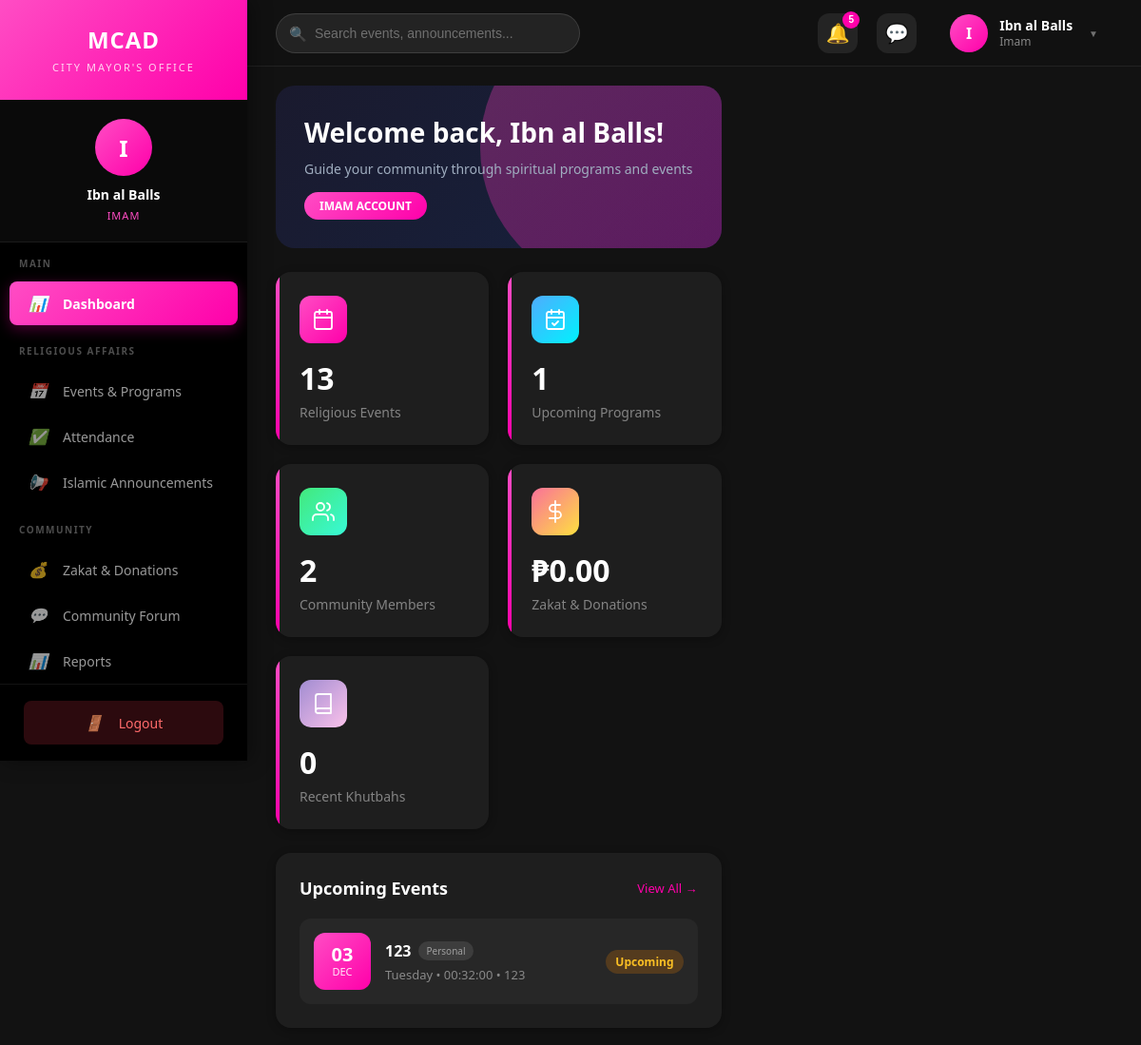
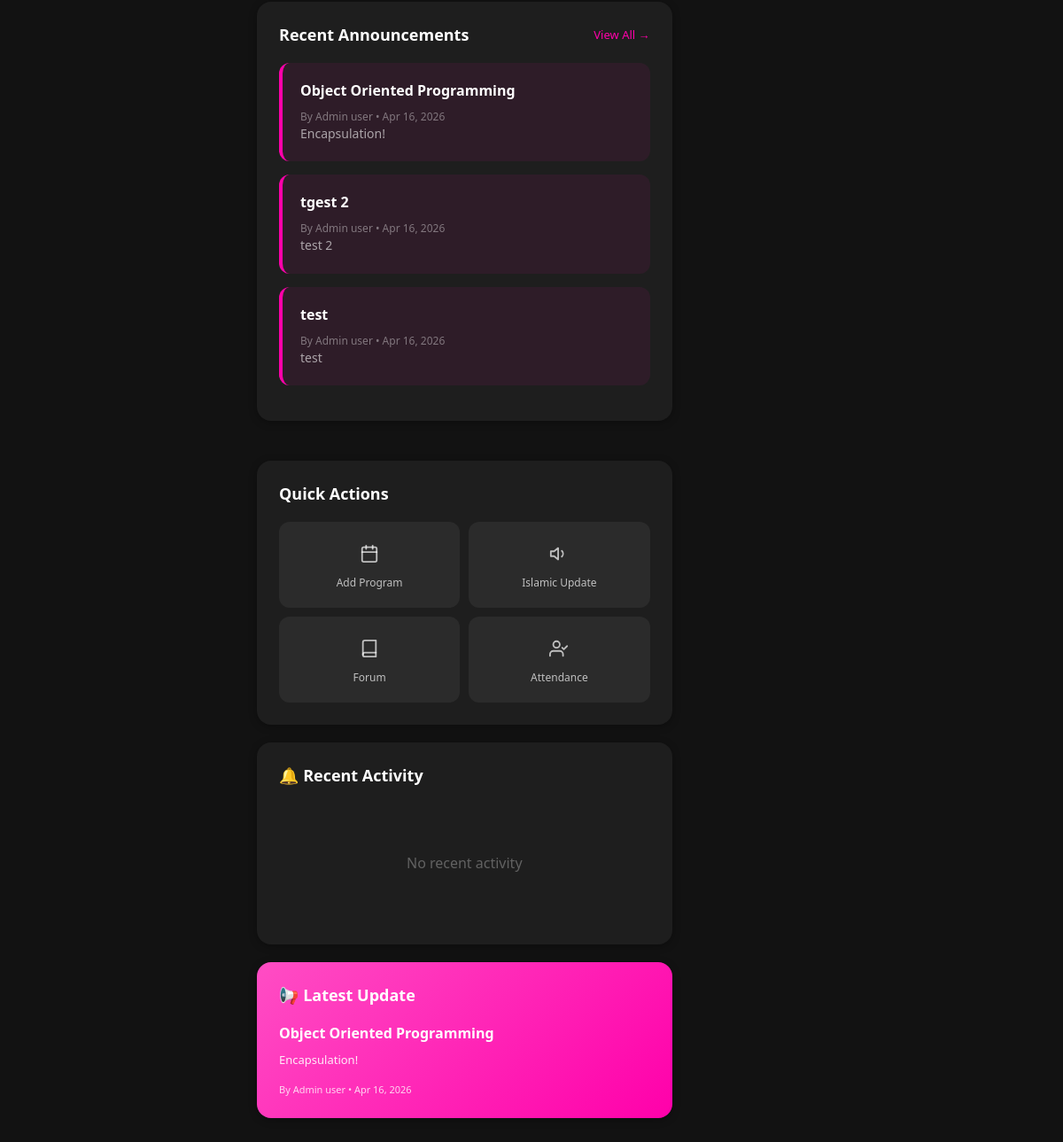
The page /pages/dashboard.php (signed in) on the database its author committed (2 pictures, top to bottom).
### tables this page shows
CREATE TABLE `users` (
  `id` int(11) NOT NULL,
  `name` varchar(100) NOT NULL,
  `email` varchar(100) NOT NULL,
  `password` varchar(255) NOT NULL,
  `role` enum('admin','imam','leader','viewer') NOT NULL DEFAULT 'viewer',
  `community_id` int(11) DEFAULT NULL
);

CREATE TABLE `events` (
  `id` int(11) NOT NULL,
  `title` varchar(255) NOT NULL,
  `description` text NOT NULL,
  `event_date` date NOT NULL,
  `event_time` time NOT NULL,
  `venue` varchar(255) NOT NULL,
  `status` enum('upcoming','completed','','') NOT NULL DEFAULT 'upcoming',
  `created_at` timestamp NOT NULL DEFAULT current_timestamp(),
  `user_id` int(11) DEFAULT NULL,
  `event_type` varchar(20) NOT NULL DEFAULT 'personal',
  `visibility` varchar(20) NOT NULL DEFAULT 'personal',
  `community_id` int(11) DEFAULT NULL
);

CREATE TABLE `announcements` (
  `id` int(11) NOT NULL,
  `title` varchar(255) NOT NULL,
  `message` text NOT NULL,
  `user_id` int(11) NOT NULL,
  `community_id` int(11) NOT NULL,
  `created_at` timestamp NOT NULL DEFAULT current_timestamp()
);

### pages/dashboard.php (the view, shortened to what the rows shown need)
<?php
include "../config/database.php";
$user_id = (int) $_SESSION['user_id'];
$name = $_SESSION['name'];
$role = $_SESSION['role'];
$res = $conn->query("SELECT community_id FROM users WHERE id = $user_id");
$user = $res->fetch_assoc();
$community_id = (int) ($user['community_id'] ?? 0);
$whereClause = "
(
    user_id = $user_id
    OR visibility = 'community'
    OR event_type = 'system'
)
AND (
    community_id = $community_id
    OR community_id IS NULL
)
";
if ($role == 'admin') {
    $totalEvents = $conn->query("SELECT COUNT(*) as total FROM events")->fetch_assoc()['total'];
    $upcomingEvents = $conn->query("SELECT COUNT(*) as total FROM events WHERE event_date >= CURDATE()")->fetch_assoc()['total'];
    $totalUsers = $conn->query("SELECT COUNT(*) as total FROM users")->fetch_assoc()['total'];
    $totalDonations = $conn->query("SELECT COALESCE(SUM(amount), 0) as total FROM donations WHERE donation_type = 'cash'")->fetch_assoc()['total'];
    $activeEvents = $conn->query("SELECT * FROM events WHERE event_date >= CURDATE() ORDER BY event_date ASC LIMIT 5");
    $totalCommunities = $conn->query("SELECT COUNT(*) as total FROM communities")->fetch_assoc()['total'];
    $pendingAnnouncements = $conn->query("SELECT COUNT(*) as total FROM announcements WHERE created_at >= DATE_SUB(NOW(), INTERVAL 7 DAY)")->fetch_assoc()['total'];
    $pendingAppointments = (int) $conn->query("SELECT COUNT(*) as total FROM appointments WHERE status='pending'")->fetch_assoc()['total'];
} elseif ($role == 'imam') {
    $totalEvents = $conn->query("SELECT COUNT(*) as total FROM events WHERE $whereClause OR event_type = 'system'")->fetch_assoc()['total'];
    $upcomingEvents = $conn->query("SELECT COUNT(*) as total FROM events WHERE ($whereClause OR event_type = 'system') AND event_date >= CURDATE()")->fetch_assoc()['total'];
    $communityMembers = $conn->query("SELECT COUNT(*) as total FROM users WHERE community_id = $community_id OR community_id IS NULL")->fetch_assoc()['total'];
    $totalDonations = $conn->query("SELECT COALESCE(SUM(amount), 0) as total FROM donations WHERE community_id = $community_id OR community_id IS NULL")->fetch_assoc()['total'];
    $activeEvents = $conn->query("SELECT * FROM events WHERE ($whereClause OR event_type = 'system') AND event_date >= CURDATE() ORDER BY event_date ASC LIMIT 5");
    $khutbahCount = $conn->query("SELECT COUNT(*) as total FROM events WHERE title LIKE '%khutbah%' OR title LIKE '%juma%' AND event_date >= DATE_SUB(NOW(), INTERVAL 30 DAY)")->fetch_assoc()['total'];
}
if ($role == 'admin') {
    $latestAnnouncement = $conn->query("SELECT a.*, u.name FROM announcements a LEFT JOIN users u ON a.user_id = u.id ORDER BY a.created_at DESC LIMIT 1");
    $recentAnnouncements = $conn->query("SELECT a.*, u.name FROM announcements a LEFT JOIN users u ON a.user_id = u.id ORDER BY a.created_at DESC LIMIT 3");
} else {
    $latestAnnouncement = $conn->query("SELECT a.*, u.name FROM announcements a LEFT JOIN users u ON a.user_id = u.id WHERE a.community_id = $community_id OR a.community_id = 0 ORDER BY a.created_at DESC LIMIT 1");
    $recentAnnouncements = $conn->query("SELECT a.*, u.name FROM announcements a LEFT JOIN users u ON a.user_id = u.id WHERE a.community_id = $community_id OR a.community_id = 0 ORDER BY a.created_at DESC LIMIT 3");
}
include "../includes/header.php";
include "../includes/sidebar.php";
?>
<div class="dashboard-container">
    <div class="welcome-section">
        <div class="welcome-content">
            <h1 class="welcome-title">Welcome back, <?= htmlspecialchars($name) ?>!</h1>
        </div>
    </div>
    <div class="stats-grid">
        <?php if ($role == 'admin'): ?>
            <div class="stat-card">
                <div class="stat-icon pink"><svg width="24" height="24" viewBox="0 0 24 24" fill="none" stroke="white" stroke-width="1.8" stroke-linecap="round" stroke-linejoin="round"><rect x="3" y="4" width="18" height="18" rx="2"/><line x1="16" y1="2" x2="16" y2="6"/><line x1="8" y1="2" x2="8" y2="6"/><line x1="3" y1="10" x2="21" y2="10"/></svg></div>
                <h3 class="stat-value"><?= $totalEvents ?></h3>
                <p class="stat-label">Total Events</p>
            </div>
            <div class="stat-card">
                <div class="stat-icon blue"><svg width="24" height="24" viewBox="0 0 24 24" fill="none" stroke="white" stroke-width="1.8" stroke-linecap="round" stroke-linejoin="round"><rect x="3" y="4" width="18" height="18" rx="2"/><line x1="16" y1="2" x2="16" y2="6"/><line x1="8" y1="2" x2="8" y2="6"/><line x1="3" y1="10" x2="21" y2="10"/><polyline points="9 16 11 18 15 14"/></svg></div>
                <h3 class="stat-value"><?= $upcomingEvents ?></h3>
                <p class="stat-label">Upcoming Events</p>
            </div>
            <div class="stat-card">
                <div class="stat-icon green"><svg width="24" height="24" viewBox="0 0 24 24" fill="none" stroke="white" stroke-width="1.8" stroke-linecap="round" stroke-linejoin="round"><path d="M17 21v-2a4 4 0 0 0-4-4H5a4 4 0 0 0-4 4v2"/><circle cx="9" cy="7" r="4"/><path d="M23 21v-2a4 4 0 0 0-3-3.87"/><path d="M16 3.13a4 4 0 0 1 0 7.75"/></svg></div>
                <h3 class="stat-value"><?= $totalUsers ?></h3>
                <p class="stat-label">Total Users</p>
            </div>
            <div class="stat-card">
                <div class="stat-icon orange"><svg width="24" height="24" viewBox="0 0 24 24" fill="none" stroke="white" stroke-width="1.8" stroke-linecap="round" stroke-linejoin="round"><rect x="2" y="7" width="20" height="14" rx="2"/><path d="M16 21V5a2 2 0 0 0-2-2h-4a2 2 0 0 0-2 2v16"/></svg></div>
                <h3 class="stat-value"><?= $totalCommunities ?></h3>
                <p class="stat-label">Communities</p>
            </div>
            <div class="stat-card">
                <div class="stat-icon purple"><svg width="24" height="24" viewBox="0 0 24 24" fill="none" stroke="white" stroke-width="1.8" stroke-linecap="round" stroke-linejoin="round"><line x1="12" y1="1" x2="12" y2="23"/><path d="M17 5H9.5a3.5 3.5 0 0 0 0 7h5a3.5 3.5 0 0 1 0 7H6"/></svg></div>
                <h3 class="stat-value">₱<?= number_format($totalDonations, 2) ?></h3>
                <p class="stat-label">Total Donations</p>
            </div>
            <div class="stat-card">
                <div class="stat-icon red"><svg width="24" height="24" viewBox="0 0 24 24" fill="none" stroke="white" stroke-width="1.8" stroke-linecap="round" stroke-linejoin="round"><polygon points="11 5 6 9 2 9 2 15 6 15 11 19 11 5"/><path d="M15.54 8.46a5 5 0 0 1 0 7.07"/></svg></div>
                <h3 class="stat-value"><?= $pendingAnnouncements ?></h3>
                <p class="stat-label">Recent Announcements</p>
            </div>
            <div class="stat-card" style="cursor:pointer;" onclick="location.href='appointments.php?status=pending'">
                <div class="stat-icon pink"><svg width="24" height="24" viewBox="0 0 24 24" fill="none" stroke="white" stroke-width="1.8" stroke-linecap="round" stroke-linejoin="round"><path d="M16 4h2a2 2 0 0 1 2 2v14a2 2 0 0 1-2 2H6a2 2 0 0 1-2-2V6a2 2 0 0 1 2-2h2"/><rect x="8" y="2" width="8" height="4" rx="1"/><line x1="9" y1="12" x2="15" y2="12"/><line x1="9" y1="16" x2="13" y2="16"/></svg></div>
                <h3 class="stat-value" style="color:<?= $pendingAppointments > 0 ? '#ff00aa' : '#fff' ?>">
                    <?= $pendingAppointments ?>
                </h3>
                <p class="stat-label">Pending Appointments</p>
            </div>
        <?php elseif ($role == 'imam'): ?>
            <div class="stat-card">
                <div class="stat-icon pink"><svg width="24" height="24" viewBox="0 0 24 24" fill="none" stroke="white" stroke-width="1.8" stroke-linecap="round" stroke-linejoin="round"><rect x="3" y="4" width="18" height="18" rx="2"/><line x1="16" y1="2" x2="16" y2="6"/><line x1="8" y1="2" x2="8" y2="6"/><line x1="3" y1="10" x2="21" y2="10"/></svg></div>
                <h3 class="stat-value"><?= $totalEvents ?></h3>
                <p class="stat-label">Religious Events</p>
            </div>
            <div class="stat-card">
                <div class="stat-icon blue"></div>
                <h3 class="stat-value"><?= $upcomingEvents ?></h3>
                <p class="stat-label">Upcoming Programs</p>
            </div>
            <div class="stat-card">
                <div class="stat-icon green"><svg width="24" height="24" viewBox="0 0 24 24" fill="none" stroke="white" stroke-width="1.8" stroke-linecap="round" stroke-linejoin="round"><path d="M17 21v-2a4 4 0 0 0-4-4H5a4 4 0 0 0-4 4v2"/><circle cx="9" cy="7" r="4"/><path d="M23 21v-2a4 4 0 0 0-3-3.87"/><path d="M16 3.13a4 4 0 0 1 0 7.75"/></svg></div>
                <h3 class="stat-value"><?= $communityMembers ?></h3>
                <p class="stat-label">Community Members</p>
            </div>
            <div class="stat-card">
                <div class="stat-icon orange"><svg width="24" height="24" viewBox="0 0 24 24" fill="none" stroke="white" stroke-width="1.8" stroke-linecap="round" stroke-linejoin="round"><line x1="12" y1="1" x2="12" y2="23"/><path d="M17 5H9.5a3.5 3.5 0 0 0 0 7h5a3.5 3.5 0 0 1 0 7H6"/></svg></div>
                <h3 class="stat-value">₱<?= number_format($totalDonations, 2) ?></h3>
                <p class="stat-label">Zakat &amp; Donations</p>
            </div>
            <div class="stat-card">
                <div class="stat-icon purple"><svg width="24" height="24" viewBox="0 0 24 24" fill="none" stroke="white" stroke-width="1.8" stroke-linecap="round" stroke-linejoin="round"><path d="M4 19.5A2.5 2.5 0 0 1 6.5 17H20"/><path d="M6.5 2H20v20H6.5A2.5 2.5 0 0 1 4 19.5v-15A2.5 2.5 0 0 1 6.5 2z"/></svg></div>
                <h3 class="stat-value"><?= $khutbahCount ?></h3>
                <p class="stat-label">Recent Khutbahs</p>
            </div>
        <?php endif; ?>
    </div>
    <div class="dashboard-grid">
        <div class="left-column">
            <div class="section-card">
                <div class="event-list">
                    <?php if ($activeEvents && $activeEvents->num_rows > 0): ?>
                        <?php while($row = $activeEvents->fetch_assoc()):
                            $today = date("Y-m-d");
                            $eventDate = strtotime($row['event_date']);
                            if ($row['event_date'] < $today) {
                                $statusClass = "status-completed";
                                $statusText = "Completed";
                            } elseif ($row['event_date'] == $today) {
                                $statusClass = "status-today";
                                $statusText = "Today";
                            } else {
                                $statusClass = "status-upcoming";
                                $statusText = "Upcoming";
                            }
                            if ($row['event_type'] == 'system') {
                                $badgeClass = "badge-system";
                                $badgeText = "System";
                            } elseif ($row['visibility'] == 'community') {
                                $badgeClass = "badge-community";
                                $badgeText = "Community";
                            } else {
                                $badgeClass = "badge-personal";
                                $badgeText = "Personal";
                            }
                        ?>
                            <div class="event-item">
                                <div class="event-date">
                                    <span class="day"><?= date('d', $eventDate) ?></span>
                                    <span class="month"><?= date('M', $eventDate) ?></span>
                                </div>
                                <div class="event-info">
                                    <p class="event-title">
                                        <?= htmlspecialchars($row['title']) ?>
                                        <span class="event-badge <?= $badgeClass ?>"><?= $badgeText ?></span>
                                    </p>
                                    <p class="event-meta">
                                        <?= date('l', $eventDate) ?> • <?= $row['event_time'] ?> • <?= htmlspecialchars($row['venue']) ?>
                                    </p>
                                </div>
                                <span class="event-status <?= $statusClass ?>"><?= $statusText ?></span>
                            </div>
                        <?php endwhile; ?>
                    <?php else: ?>
                        <div class="empty-state">
                            <p>No upcoming events found.</p>
                        </div>
                    <?php endif; ?>
                </div>
            </div>
            <div class="section-card">
                <?php if ($recentAnnouncements && $recentAnnouncements->num_rows > 0): ?>
                    <?php while($a = $recentAnnouncements->fetch_assoc()): ?>
                        <div class="announcement-card">
                            <div class="announcement-header">
                                <h4 class="announcement-title"><?= htmlspecialchars($a['title']) ?></h4>
                            </div>
                            <p class="announcement-author">
                                By <?= htmlspecialchars($a['name'] ?? 'Unknown') ?> • <?= date("M d, Y", strtotime($a['created_at'])) ?>
                            </p>
                            <p class="announcement-content">
                                <?= nl2br(htmlspecialchars(substr($a['message'], 0, 150))) ?><?= strlen($a['message']) > 150 ? '...' : '' ?>
                            </p>
                        </div>
                    <?php endwhile; ?>
                <?php else: ?>
                    <div class="empty-state">
                        <p>No announcements yet.</p>
                    </div>
                <?php endif; ?>
            </div>
        </div>
        <div class="right-column">
            <?php if ($latestAnnouncement && $latestAnnouncement->num_rows > 0):
                $latest = $latestAnnouncement->fetch_assoc(); ?>
            <div class="section-card" style="background: linear-gradient(135deg, #ff4dc4 0%, #ff00aa 100%); color: white;">
                <div class="section-header">
                    <h3 class="section-title" style="color: white;">📢 Latest Update</h3>
                </div>
                <h4 style="margin: 0 0 10px 0; font-size: 16px;"><?= htmlspecialchars($latest['title']) ?></h4>
                <p style="margin: 0; font-size: 13px; opacity: 0.9; line-height: 1.5;">
                    <?= nl2br(htmlspecialchars(substr($latest['message'], 0, 100))) ?><?= strlen($latest['message']) > 100 ? '...' : '' ?>
                </p>
                <p style="margin: 15px 0 0 0; font-size: 11px; opacity: 0.8;">
                    By <?= htmlspecialchars($latest['name'] ?? 'Unknown') ?> • <?= date("M d, Y", strtotime($latest['created_at'])) ?>
                </p>
            </div>
            <?php endif; ?>
        </div>
    </div>
</div>
<?php include "../includes/footer.php"; ?>

### rows shown on the page
users: community "2"
events: event_date "03", event_date "DEC", title "123", badgeText "Personal", event_date "Tuesday", event_time "00:32:00", venue "123", event_date "Upcoming"
announcements: title "Object Oriented Programming", user.name "Admin user", created_at "Apr 16, 2026", message "Encapsulation!"
announcements: title "tgest 2", user.name "Admin user", created_at "Apr 16, 2026", message "test 2"
announcements: title "test", user.name "Admin user", created_at "Apr 16, 2026", message "test"

### other values the page prints
$notif_count "5"
substr($_SESSION['name'] ?? 'U', 0, 1) "I"
$_SESSION['name'] "Ibn al Balls"
$_SESSION['role'] "Imam"
$role "IMAM"
$name "Ibn al Balls"
$totalEvents "13"
$upcomingEvents "1"
$totalDonations "0.00"
$khutbahCount "0"
